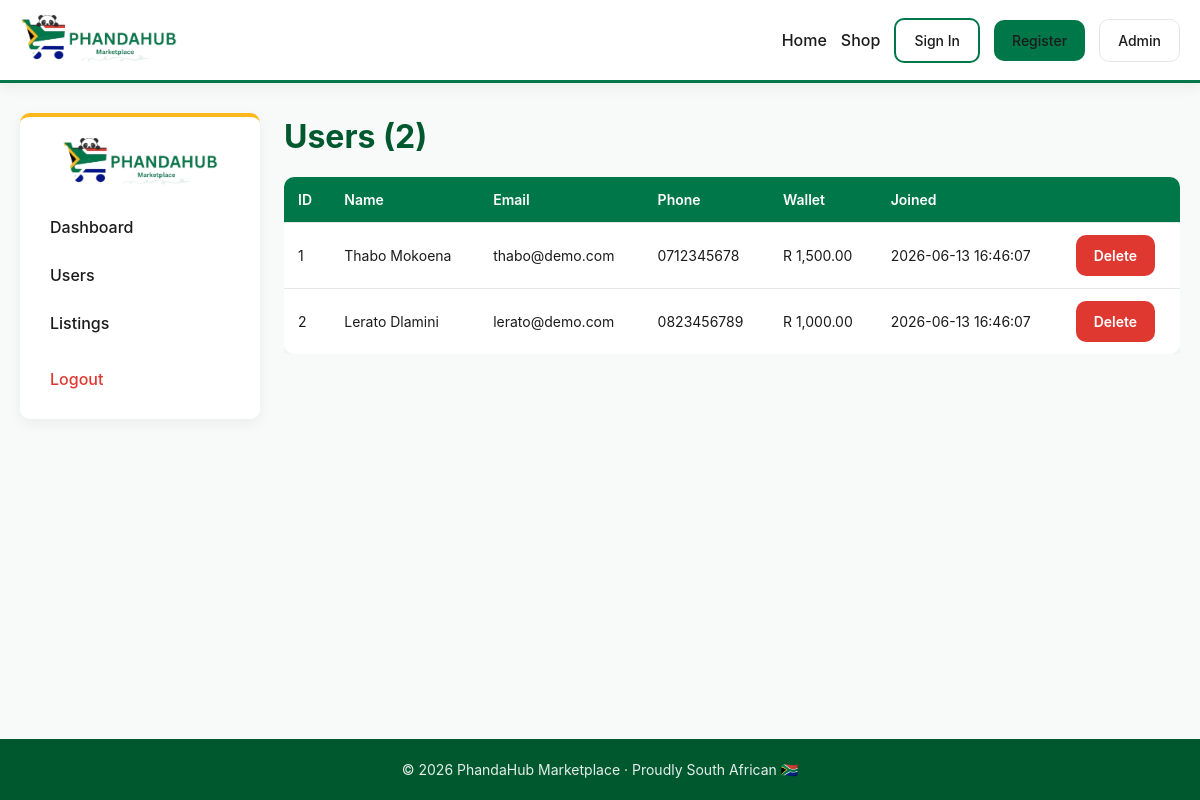
Page /admin/users.php (signed in) on the committed database.
### tables this page shows
CREATE TABLE IF NOT EXISTS users (
  id           INT AUTO_INCREMENT PRIMARY KEY,
  full_name    VARCHAR(100) NOT NULL,
  email        VARCHAR(150) NOT NULL UNIQUE,
  phone        VARCHAR(20)  NOT NULL,
  password     VARCHAR(255) NOT NULL,         
  wallet       DECIMAL(10,2) NOT NULL DEFAULT 500.00,
  created_at   TIMESTAMP DEFAULT CURRENT_TIMESTAMP
);

### includes/auth.php (called while the page is built, shortened)
<?php
function e($s) { return htmlspecialchars($s ?? '', ENT_QUOTES, 'UTF-8'); }

### admin/users.php (the view, shortened to what this page needs)
<?php
require_once __DIR__ . '/../includes/auth.php';
require_once __DIR__ . '/../includes/db.php';
$users = $conn->query("SELECT * FROM users ORDER BY created_at DESC");
include __DIR__ . '/../includes/header.php';
?>
<div class="layout">
  <?php include __DIR__ . '/../includes/admin_sidebar.php'; ?>
  <div>
    <h1 style="color:var(--green-dark);margin-bottom:16px;">Users (<?= $users->num_rows ?>)</h1>
    <div class="table-wrap"><table class="table">
      <tr><th>ID</th><th>Name</th><th>Email</th><th>Phone</th><th>Wallet</th><th>Joined</th><th></th></tr>
      <?php while ($u = $users->fetch_assoc()): ?>
        <tr>
          <td><?= (int)$u['id'] ?></td>
          <td><?= e($u['full_name']) ?></td>
          <td><?= e($u['email']) ?></td>
          <td><?= e($u['phone']) ?></td>
          <td>R <?= number_format($u['wallet'],2) ?></td>
          <td><?= e($u['created_at']) ?></td>
          <td><a href="?delete=<?= $u['id'] ?>" class="btn btn-danger" onclick="return confirm('Delete this user and all their data?')">Delete</a></td>
        </tr>
      <?php endwhile; ?>
    </table></div>
  </div>
</div>
<?php include __DIR__ . '/../includes/footer.php'; ?>

### css/style.css (style rules this page uses)
* { box-sizing: border-box; margin: 0; padding: 0; }
:root { --green: #007749; --green-dark: #00582f; --gold: #FFB81C; --red: #DE3831; --bg: #f7faf8; --text: #1b1b1b; --muted: #6b7280; --border: #e3e8e4; --card: #ffffff; --shadow: 0 4px 14px rgba(0,0,0,.06); --radius: 10px; }
body { font-family: -apple-system, BlinkMacSystemFont, "Segoe UI", Roboto, Helvetica, Arial, sans-serif; background: var(--bg); color: var(--text); line-height: 1.5; min-height: 100vh; display: flex; flex-direction: column; }
a { color: var(--green); text-decoration: none; }
.btn { display: inline-block; padding: 10px 18px; border-radius: var(--radius); font-weight: 600; cursor: pointer; border: none; font-size: 14px; transition: transform .05s, box-shadow .15s, background .15s; }
.btn-danger { background: var(--red); color: #fff; }
.layout { display: grid; grid-template-columns: 240px 1fr; gap: 24px; align-items: start; }
.table { width: 100%; border-collapse: collapse; background: #fff; border-radius: var(--radius); overflow: hidden; box-shadow: var(--shadow); }
.table th, .table td { padding: 12px 14px; text-align: left; border-bottom: 1px solid var(--border); font-size: 14px; }
.table th { background: var(--green); color: #fff; font-weight: 600; }
.table tr:last-child td { border-bottom: none; }
.table-wrap { overflow-x: auto; }

### rows in the picture
users: id "1", full_name "Thabo Mokoena", email "thabo@demo.com", phone "0712345678", wallet "1,500.00", created_at "2026-06-13 16:46:07"
users: id "2", full_name "Lerato Dlamini", email "lerato@demo.com", phone "0823456789", wallet "1,000.00", created_at "2026-06-13 16:46:07"

### other values in the picture
$users->num_rows "2"
